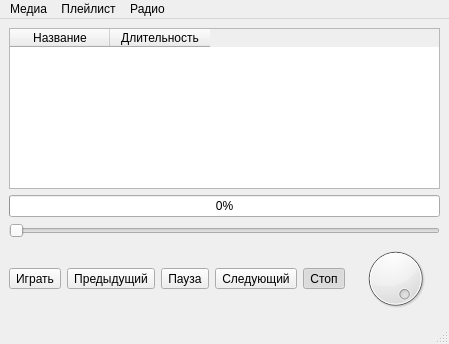
<?xml version="1.0" encoding="UTF-8"?>
<ui version="4.0">
 <class>MainWindow</class>
 <widget class="QMainWindow" name="MainWindow">
  <property name="geometry">
   <rect>
    <x>0</x>
    <y>0</y>
    <width>449</width>
    <height>344</height>
   </rect>
  </property>
  <property name="windowTitle">
   <string>Musli Player</string>
  </property>
  <widget class="QWidget" name="centralwidget">
   <layout class="QGridLayout" name="gridLayout">
    <item row="0" column="0">
     <layout class="QVBoxLayout" name="verticalLayout">
      <property name="sizeConstraint">
       <enum>QLayout::SetMaximumSize</enum>
      </property>
      <item>
       <widget class="QTableWidget" name="playlist">
        <property name="cursor" stdset="0">
         <cursorShape>ArrowCursor</cursorShape>
        </property>
        <property name="contextMenuPolicy">
         <enum>Qt::CustomContextMenu</enum>
        </property>
        <property name="editTriggers">
         <set>QAbstractItemView::NoEditTriggers</set>
        </property>
        <property name="selectionMode">
         <enum>QAbstractItemView::SingleSelection</enum>
        </property>
        <property name="selectionBehavior">
         <enum>QAbstractItemView::SelectRows</enum>
        </property>
        <property name="rowCount">
         <number>0</number>
        </property>
        <property name="columnCount">
         <number>2</number>
        </property>
        <column>
         <property name="text">
          <string>Название</string>
         </property>
        </column>
        <column>
         <property name="text">
          <string>Длительность</string>
         </property>
        </column>
       </widget>
      </item>
      <item>
       <widget class="QProgressBar" name="lengthBar">
        <property name="value">
         <number>0</number>
        </property>
       </widget>
      </item>
      <item>
       <widget class="QSlider" name="trackSlider">
        <property name="orientation">
         <enum>Qt::Horizontal</enum>
        </property>
       </widget>
      </item>
      <item>
       <layout class="QHBoxLayout" name="horizontalLayout">
        <property name="spacing">
         <number>6</number>
        </property>
        <property name="sizeConstraint">
         <enum>QLayout::SetMaximumSize</enum>
        </property>
        <item>
         <widget class="QToolButton" name="playBtn">
          <property name="text">
           <string>Играть</string>
          </property>
          <property name="checkable">
           <bool>true</bool>
          </property>
          <property name="checked">
           <bool>false</bool>
          </property>
          <property name="popupMode">
           <enum>QToolButton::DelayedPopup</enum>
          </property>
         </widget>
        </item>
        <item>
         <widget class="QToolButton" name="previousBtn">
          <property name="text">
           <string>Предыдущий</string>
          </property>
          <property name="checkable">
           <bool>false</bool>
          </property>
         </widget>
        </item>
        <item>
         <widget class="QToolButton" name="pauseBtn">
          <property name="text">
           <string>Пауза</string>
          </property>
          <property name="checkable">
           <bool>true</bool>
          </property>
         </widget>
        </item>
        <item>
         <widget class="QToolButton" name="nextBtn">
          <property name="text">
           <string>Следующий</string>
          </property>
          <property name="checkable">
           <bool>false</bool>
          </property>
         </widget>
        </item>
        <item>
         <widget class="QToolButton" name="stopBtn">
          <property name="text">
           <string>Стоп</string>
          </property>
          <property name="checkable">
           <bool>true</bool>
          </property>
          <property name="checked">
           <bool>true</bool>
          </property>
         </widget>
        </item>
        <item>
         <widget class="QDial" name="volumeDial">
          <property name="toolTip">
           <string>100%</string>
          </property>
          <property name="minimum">
           <number>0</number>
          </property>
          <property name="maximum">
           <number>100</number>
          </property>
          <property name="value">
           <number>100</number>
          </property>
          <property name="invertedControls">
           <bool>false</bool>
          </property>
         </widget>
        </item>
       </layout>
      </item>
     </layout>
    </item>
   </layout>
  </widget>
  <widget class="QMenuBar" name="menubar">
   <property name="geometry">
    <rect>
     <x>0</x>
     <y>0</y>
     <width>449</width>
     <height>21</height>
    </rect>
   </property>
   <widget class="QMenu" name="menu">
    <property name="title">
     <string>Медиа</string>
    </property>
    <addaction name="openFile"/>
    <addaction name="openUrl"/>
   </widget>
   <widget class="QMenu" name="menu_2">
    <property name="title">
     <string>Плейлист</string>
    </property>
    <addaction name="openPlaylist"/>
    <addaction name="clearPlaylist"/>
   </widget>
   <widget class="QMenu" name="radioMenu">
    <property name="title">
     <string>Радио</string>
    </property>
   </widget>
   <addaction name="menu"/>
   <addaction name="menu_2"/>
   <addaction name="radioMenu"/>
  </widget>
  <widget class="QStatusBar" name="statusbar"/>
  <action name="openFile">
   <property name="text">
    <string>Открыть файл</string>
   </property>
  </action>
  <action name="openUrl">
   <property name="text">
    <string>Открыть ссылку</string>
   </property>
  </action>
  <action name="openPlaylist">
   <property name="text">
    <string>Открыть</string>
   </property>
  </action>
  <action name="clearPlaylist">
   <property name="text">
    <string>Очистить</string>
   </property>
  </action>
 </widget>
 <resources/>
 <connections/>
</ui>
